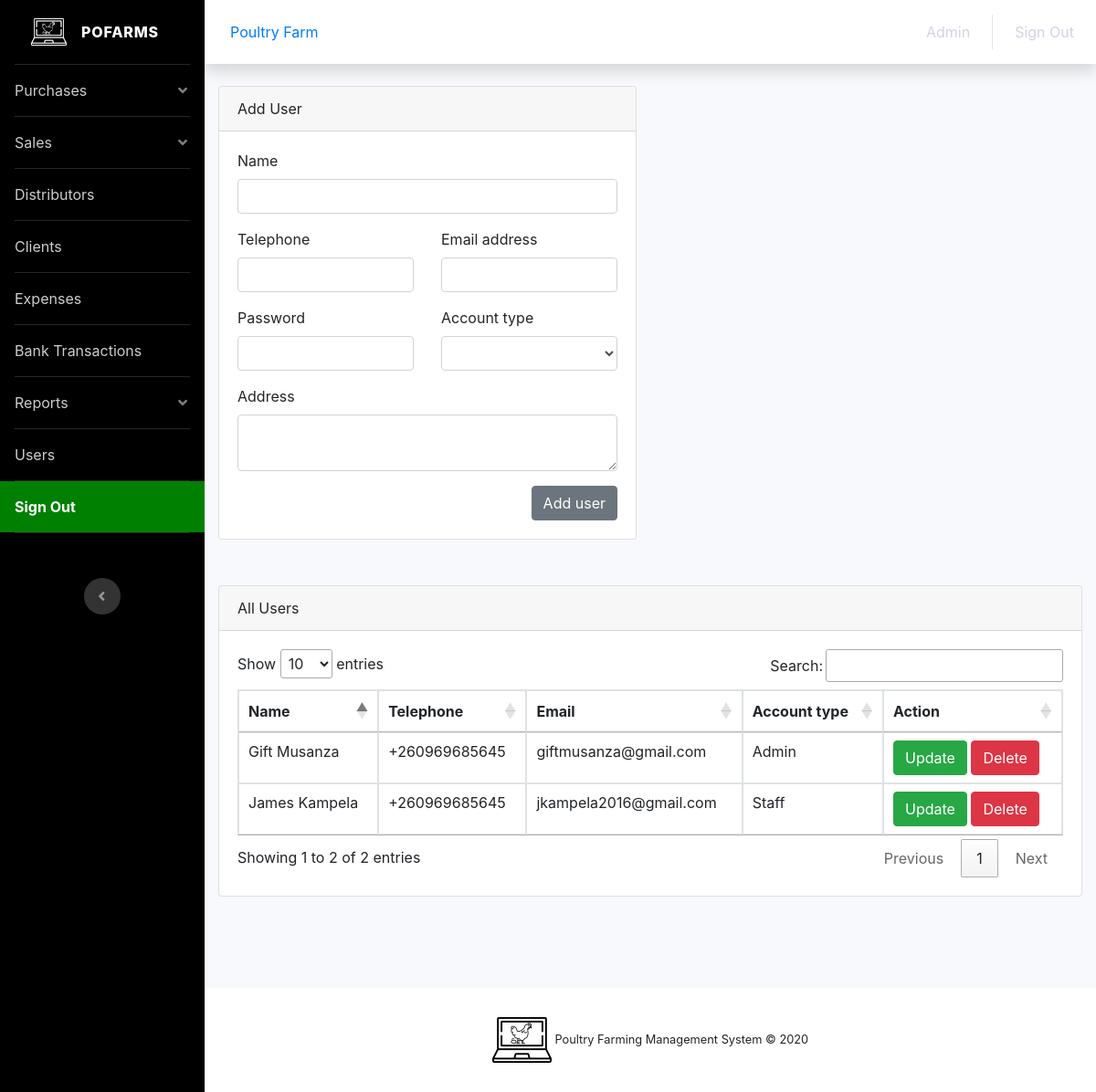
The app's page /users.php (signed in) with its own data.
### tables this page shows
CREATE TABLE `accounts` (
  `id` int(15) NOT NULL,
  `name` varchar(50) NOT NULL,
  `telephone` varchar(25) NOT NULL,
  `u_name` varchar(50) NOT NULL,
  `email` varchar(50) NOT NULL,
  `password` varchar(200) NOT NULL,
  `address` text NOT NULL,
  `type` enum('Administrator','Admin','Staff') NOT NULL DEFAULT 'Admin',
  `date` timestamp NOT NULL DEFAULT current_timestamp()
);

### database/server.php (called while the page is built, shortened)
<?php
$u_telephone ="";
$u_u_name = "";
$u_email ="";
$edit_state ="";
?>

### users.php (the view, shortened to what this page needs)
<?php
include 'database/config.php';
$comp_name = $_SESSION['name'];
?>
<!DOCTYPE html>
<html lang="en">
<head>
  <link rel="stylesheet" type="text/css" href="assets/css/styles.css">
  <link href="https://cdnjs.cloudflare.com/ajax/libs/font-awesome/5.13.0/css/all.min.css" rel="stylesheet">
  <link rel="stylesheet" href="https://stackpath.bootstrapcdn.com/font-awesome/4.5.0/css/font-awesome.min.css">
  <link href="https://cdnjs.cloudflare.com/ajax/libs/bootstrap-datepicker/1.7.1/css/bootstrap-datepicker.min.css" rel="stylesheet"/>
  <link href="assets/css/dashboard.css" rel="stylesheet">
  <link rel="stylesheet" type="text/css" href="assets/css/styles.css">
  <link rel="stylesheet" type="text/css" href="//cdn.datatables.net/1.10.21/css/jquery.dataTables.min.css">
  <link rel="stylesheet" href="https://stackpath.bootstrapcdn.com/bootstrap/4.5.0/css/bootstrap.min.css">
  <link rel="stylesheet" href="https://maxcdn.bootstrapcdn.com/bootstrap/4.0.0/css/bootstrap.min.css">
  <link rel="stylesheet" href="https://cdnjs.cloudflare.com/ajax/libs/font-awesome/4.7.0/css/font-awesome.min.css">
</head>
<body id="page-top">
  <div id="wrapper">
    <ul class="navbar-nav bg-gradient-black sidebar sidebar-dark accordion" id="accordionSidebar">
      <a class="sidebar-brand d-flex align-items-center justify-content-center" href="dashboard.php">
        <div class="sidebar-brand-icon">
          <div class="logo-header"><img src="assets/img/pofarms_white.png"></div>
        </div>
        <div class="sidebar-brand-text mx-3">Pofarms</div>
      </a>
      <hr class="sidebar-divider my-0">
      <li class="nav-item">
        <a href="#collapsePurchase" class="nav-link" data-toggle="collapse" role="button" aria-expanded="false" aria-controls="collapsePurchase">Purchases</a>
      </li>
      <hr class="sidebar-divider my-0">
      <li class="nav-item">
        <a href="#collapseSales" class="nav-link" data-toggle="collapse" role="button" aria-expanded="false" aria-controls="collapsePurchase">Sales</a>
      </li>
      <hr class="sidebar-divider my-0">
      <li class="nav-item">
        <a href="distributor.php" class="nav-link">Distributors</a>
      </li>
      <hr class="sidebar-divider my-0">
      <li class="nav-item">
        <a href="client.php" class="nav-link">Clients</a>
      </li>
      <hr class="sidebar-divider my-0">
      <li class="nav-item">
        <a href="expense.php" class="nav-link">Expenses</a>
      </li>
      <hr class="sidebar-divider my-0">
      <li class="nav-item">
        <a href="bank.php" class="nav-link">Bank Transactions</a>
      </li>
      <hr class="sidebar-divider my-0">
      <li class="nav-item">
        <a href="#collapseReports" class="nav-link" data-toggle="collapse" role="button" aria-expanded="false" aria-controls="collapsePurchase">Reports</a>
      </li>
      <hr class="sidebar-divider my-0">
      <li class="nav-item">
        <a href="users.php" class="nav-link">Users</a>
      </li>
      <li class="nav-item active">
        <a href="signout.php" class="nav-link">Sign Out</a>
      </li>
      <hr class="sidebar-divider my-0">
      <div class="text-center d-none d-md-inline">
        <button class="rounded-circle border-0" id="sidebarToggle"></button>
      </div>
    </ul>
    <div id="content-wrapper" class="d-flex flex-column">
      <div id="content">
        <nav class="navbar navbar-expand navbar-light bg-white topbar mb-4 static-top shadow">
          <div class="nav-item"><a href="dashboard.php" class="nav-link"><?php echo $_SESSION['name']; ?></a></div>
          <ul class="navbar-nav ml-auto">
            <li class="nav-item">
              <a href="#" class="nav-link"><?php echo $_SESSION['type']; ?></a>
            </li>
            <li class="nav-item">
              <a href="signout.php" class="nav-link">Sign Out</a>
            </li>
          </ul>
        </nav>
        <div class="container-fluid">
          <div class="row">
            <div class="col-xl-6 col-lg-7">
              <div class="card">
                <div class="card-header">Add User</div>
                <div class="card-body">
                  <div class="form">
                    <form method="post">
                      <div class="form-group">
                        <label>Name</label>
                    <div class="form-group">
                      <input type="text" name="u_name" class="form-control" required="" value="<?php echo $u_u_name; ?>">
                    </div>
                  </div>
                  <div class="row">
                    <div class="col-xl-6">
                      <div class="form-group">
                        <label>Telephone</label>
                        <input type="text" name="telephone" class="form-control" required="" value="<?php echo $u_telephone; ?>">
                      </div>
                    </div>
                    <div class="col-xl-6">
                      <div class="form-group">
                        <label>Email address</label>
                        <input type="text" name="email" class="form-control" required="" value="<?php echo $u_email; ?>">
                      </div>
                    </div>
                  </div>
                  <div class="row">
                    <div class="col-xl-6">
                      <div class="form-group">
                        <label>Password</label>
                        <input type="password" name="password" class="form-control" required="">
                      </div>
                    </div>
                    <div class="col-xl-6">
                      <div class="form-group">
                        <label>Account type</label>
                        <select name="type" class="form-control">
                          <option><?php echo $u_type; ?></option>
                          <option>Admin</option>
                        </select>
                      </div>
                    </div>
                  </div>
                  <div class="form-group">
                    <label>Address</label>
                    <textarea name="address" class="form-control"><?php echo $u_address; ?></textarea>
                  </div>
                  <?php if ($edit_state == false) {?>
                      <input type="submit" name="register" value="Add user" class="btn btn-secondary float-right">
                     <?php } else {?>
                      <input type="submit" name="update-user" value="Update user" class="btn btn-success float-right">
                     <?php } ?>
                    </form>
                  </div>
                </div>
              </div>
            </div>
          </div>
          <div class="row">
            <div class="col-xl-12 col-lg-7">
              <div class="card">
                <div class="card-header">All Users</div>
                <div class="card-body">
                  <div class="responsive-table">
                    <table id="chicken" class="table table-bordered">
                      <thead>
                        <tr>
                          <th>Name</th>
                          <th>Telephone</th>
                          <th>Email</th>
                          <th>Account type</th>
                          <th>Action</th>
                        </tr>
                      </thead>
                      <tbody>
                        <?php
                      $query = "SELECT * FROM `accounts` WHERE name = '$comp_name' ORDER BY id ASC";
                      $fetch = $mysqli->query($query) or die($mysqli->error.__LINE__);
                      while($row = $fetch->fetch_assoc()){ ?>
                        <tr>
                          <td><?php echo $row['u_name'];?></td>
                          <td><?php echo $row['telephone'];?></td>
                          <td><?php echo $row['email'];?></td>
                          <td><?php echo $row['type'];?></td>
                          <td>
                            <a href="users.php?update=<?php echo $row['id']; ?>" class="btn btn-success">Update</a>
                            <a href="database/delete.php?delete_user=<?php echo $row['id']; ?>" class="btn btn-danger">Delete</a>
                          </td>
                        </tr>
                      <?php } ?>
                      </tbody>
                    </table>
                  </div>
                </div>
              </div>
            </div>
          </div>
        </div>
      </div>
      <footer class="sticky-footer bg-white">
        <div class="container my-auto">
          <div class="copyright text-center my-auto">
            <div class="logo-footer">
              <img src="assets/img/pofarms_black.png">
              <span>Poultry Farming Management System &copy; 2020</span>
            </div>
          </div>
        </div>
      </footer>
    </div>
  </div>
</body>
</html>

### assets/css/styles.css (style rules this page uses)
.bg-gradient-black { background-color: #000; }
.sidebar li:hover, .sidebar .active { background-color: green; }
.logo-header img { height: 30px; }
.logo-footer img { height: 50px; bottom: 0; }
table tbody tr td a { color: #333; }

### records on screen
accounts: u_name "Gift Musanza", telephone "+260969685645", email "giftmusanza@gmail.com", type "Admin"
accounts: u_name "James Kampela", telephone "+260969685645", email "jkampela2016@gmail.com", type "Staff"

### other values on screen
$_SESSION['name'] "Poultry Farm"
$_SESSION['type'] "Admin"
